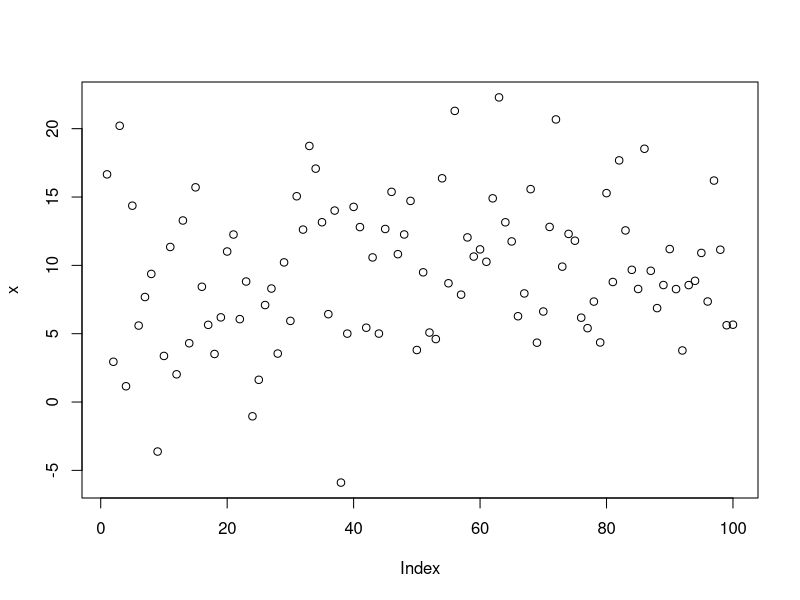
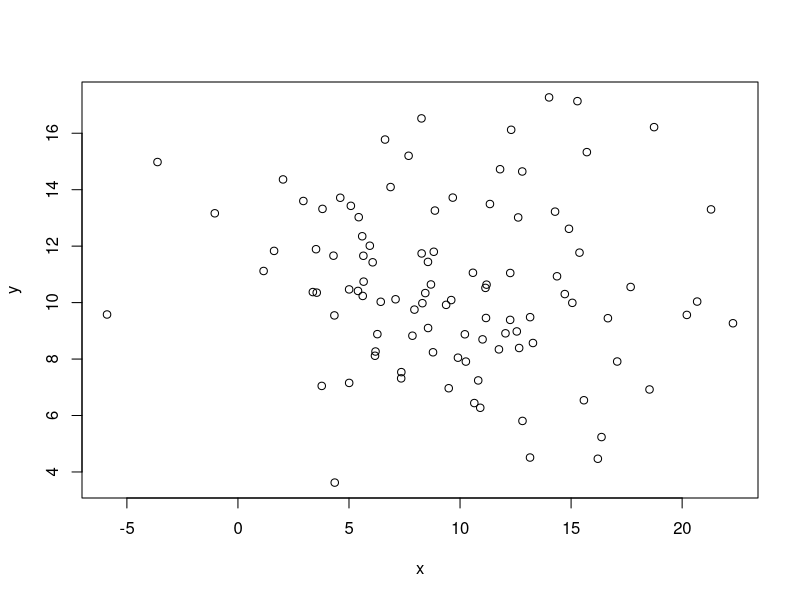
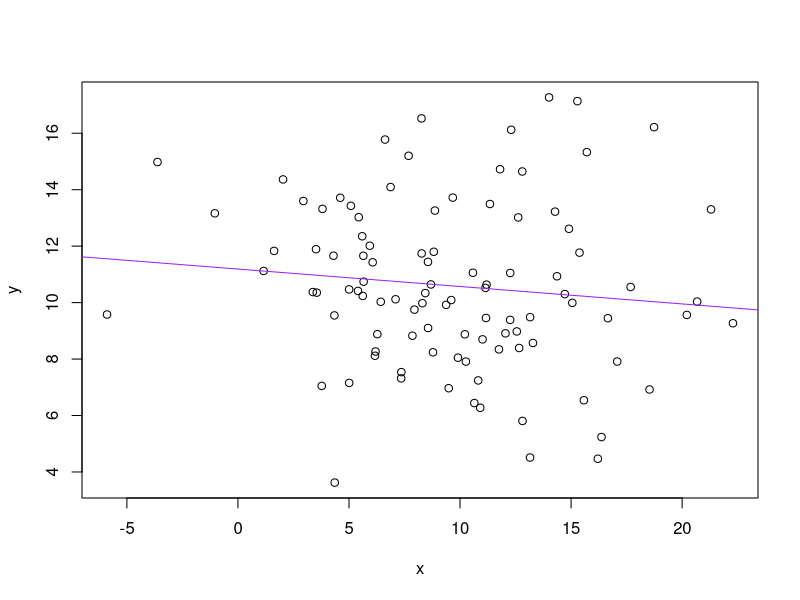

Write the R code that produced these figures, in order.
#test Script

x = rnorm(100,mean = 10, sd = 5)
plot(x)

y = rnorm(100, mean =10, sd = 3)
plot(x,y)

df <- data.frame(x,y)

lm1 = lm(y~x, data = df)
plot(x,y)
abline(coefficients(lm1)[1], coefficients(lm1)[2], col= 'purple')

#abline is reg line.